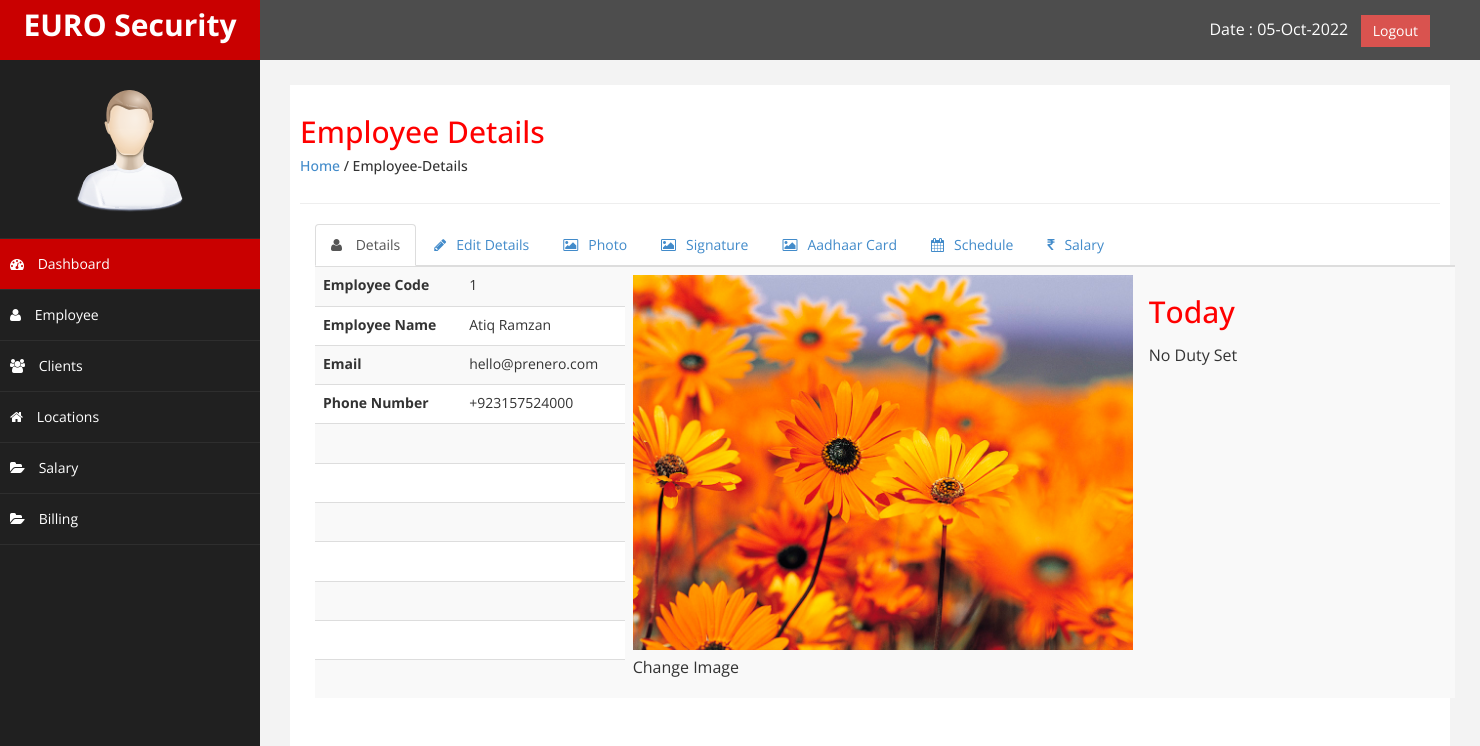
Screenshot of /employee-details.php?employee_code=1 (signed in) with the database file from the repository.
### tables this page shows
CREATE TABLE `employee` (
  `employee_code` int(11) NOT NULL,
  `employee_name` varchar(255) DEFAULT NULL,
  `emp_email` varchar(255) DEFAULT NULL,
  `emp_phone` varchar(255) DEFAULT NULL,
  `password` varchar(255) DEFAULT NULL,
  `address` varchar(255) DEFAULT NULL,
  `emp_type` varchar(255) DEFAULT NULL,
  `per_day_salary` decimal(10,2) DEFAULT NULL,
  `esi` varchar(10) DEFAULT NULL,
  `esi_per` varchar(255) DEFAULT NULL,
  `pf_num` varchar(11) DEFAULT NULL,
  `pf_per` varchar(255) DEFAULT NULL,
  `pan_num` varchar(11) DEFAULT NULL,
  `dp` varchar(255) DEFAULT NULL,
  `signature` varchar(255) DEFAULT NULL,
  `adhaar_card` varchar(255) DEFAULT NULL,
  `scehdule` varchar(255) DEFAULT NULL,
  `salary` decimal(10,2) DEFAULT NULL,
  `date_added` datetime DEFAULT NULL
);

### employee-details.php (the view, shortened to what this page needs)
<?php
include('config.php');
include ('header.php');
include('sidebar.php');
?>
  <div id="page-wrapper" >
	  <div id="page-inner">
		  <div class="row">
			  <div class="col-md-12">
				  <h2>Employee Details</h2>
				  <h5><a href="dashboard.php">Home</a> / Employee-Details</h5>
			  </div>
		  </div>
		  <hr />
		  <div class="row">
			  <div class="col-md-12">
				  <div id="exTab2" class="container">
					  <ul class="nav nav-tabs">
						  <li class="active"><a  href="#1" data-toggle="tab"><i class="fa fa-user"></i> Details</a></li>
						  <li><a href="#2" data-toggle="tab"><i class="fa fa-pencil"></i>Edit Details</a></li>
						  <li><a href="#3" data-toggle="tab"><i class="fa fa-picture-o" aria-hidden="true"></i>Photo</a></li>
						  <li><a href="#4" data-toggle="tab"><i class="fa fa-picture-o" aria-hidden="true"></i>Signature</a></li>
						  <li><a href="#5" data-toggle="tab"><i class="fa fa-picture-o" aria-hidden="true"></i>Aadhaar Card</a></li>
						  <li><a href="#6" data-toggle="tab"><i class="fa fa-calendar" aria-hidden="true"></i>Schedule</a></li>
						  <li><a href="#7" data-toggle="tab"><i class="fa fa-inr" aria-hidden="true"></i>Salary</a></li>
					  </ul>
					  <div class="tab-content ">
							<div class="tab-pane active" id="1">
								<?php
								$employee_code = $_GET['employee_code'];
								$sql = "select * from employee where employee_code = '$employee_code'";
								$result = $connect->query($sql);
								if($result){
									$crow = mysqli_fetch_array($result);
									$profileImage = $crow['dp'];
								?>
								<table class="table table-hover table-striped">
									<tbody>
										<tr>
											<td  style="width: 15%;">
												<strong>Employee Code</strong>
											</td>
											<td  style="width: 15%;">
												<?php echo $crow['employee_code']; ?>
											</td>
											<td  style="width: 35%;" rowspan="11">
												<img src="uploads/profile_pic/<?php echo $profileImage;?>" alt="" style="max-width: 500px">
												<p>Change Image</p>
											</td>
											<td  style="width: 35%;" rowspan="11">
												<h2>Today</h2>
												<p><span>No Duty Set</span></p>
											</td>
										</tr>
							<tr>
							  <td><strong>Employee Name</strong></td>
							  <td><?php echo $crow['employee_name']; ?></td>
							</tr>
							<tr>
							  <td><strong>Email</strong></td>
							  <td><?php echo $crow['emp_email']; ?></td>
							</tr>
							<tr>
							  <td><strong>Phone Number</strong></td>
							  <td><?php echo $crow['emp_phone']; ?></td>
							</tr>
							<tr>
							  <td>&nbsp;</td>
							  <td>&nbsp;</td>
							</tr>
							<tr>
							  <td>&nbsp;</td>
							  <td>&nbsp;</td>
							</tr>
							<tr>
							  <td>&nbsp;</td>
							  <td>&nbsp;</td>
							</tr>
							<tr>
							  <td>&nbsp;</td>
							  <td>&nbsp;</td>
							</tr>
							<tr>
							  <td>&nbsp;</td>
							  <td>&nbsp;</td>
							</tr>
							<tr>
							  <td>&nbsp;</td>
							  <td>&nbsp;</td>
							</tr>
							<tr>
							  <td>&nbsp;</td>
							  <td>&nbsp;</td>
							</tr>
						  </tbody>
						</table>
							</div>
                                    <?php
									}
									?>
						</div>
							</div>
						</div>
					</div>
                </div>
            </div>
    </div>
<?php
include('footer.php');
?>

### css/custom.css (style rules this page uses)
body { font-family: 'Open Sans', sans-serif; }
#page-wrapper { padding: 15px 15px; min-height: 600px; background:#F3F3F3; }
#page-inner { width:100%; margin:10px 20px 10px 0px; background-color:#fff!important; padding:10px; min-height:1200px; }
h2 { color: #f00; }
p { font-size:16px; line-height:25px; padding-top:5px; }
a { text-decoration: none; }
.nav > li > a > i { margin-right:10px; }
@media (min-width:768px) { #page-wrapper { margin: 0 0 0 260px; padding: 15px 30px; min-height: 1200px; } }

### rows the page displays
employee: employee_code "1", dp (picture), employee_name "Atiq Ramzan", emp_email "hello@prenero.com", emp_phone "+923157524000"
